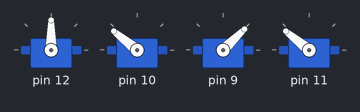
Recording of a sketch running on a simulated Arduino Uno, built with avr-gcc and run on an emulated ATmega328P. Parts: 4 × servo.

Above: at 0.1 s.
At 1.6 s:
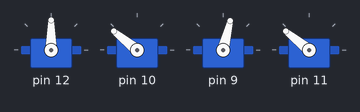
At 3.1 s:
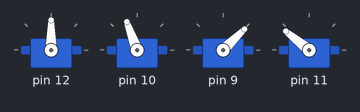
At 5.8 s:
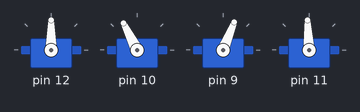
At 6.4 s:
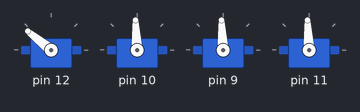
At 13.4 s:
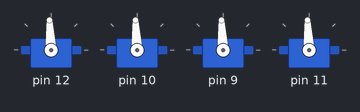
Timing chart, 0 to 14.9 s (numbered marks = the images above):
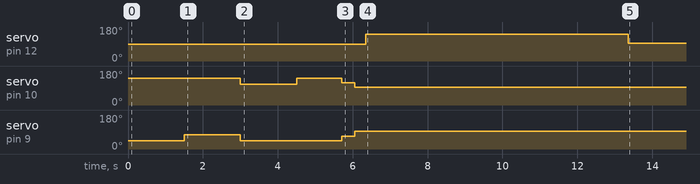

The sketch:

lift.ino
```cpp
#define LIFTBOT
#include "lib/motor.h"

VexMotor LeftMotor(LEFTMOTORPIN, LEFTREVERSED, 1);
VexMotor RightMotor(RIGHTMOTORPIN, RIGHTREVERSED, 1);
VexMotor LiftMotor(LIFTMOTORPIN, LIFTREVERSED, 1);
VexMotor WinchMotor(WINCHMOTORPIN, WINCHREVERSED, 1);


void setup() {
  Serial.begin(9600);
  WinchMotor.init();
  LeftMotor.init();
  RightMotor.init();
  LiftMotor.init();

  //Drive off starting patform
  LeftMotor.VexMotorWrite(100);
  RightMotor.VexMotorWrite(100);
  LiftMotor.VexMotorWrite(100);
  delay(1500);

  //Turn right
  LeftMotor.VexMotorWrite(100);
  RightMotor.VexMotorWrite(35);
  delay(1500);

  //Turn left
  LeftMotor.VexMotorWrite(35);
  RightMotor.VexMotorWrite(100);
  delay(1500);

  //Approach wall
  LeftMotor.VexMotorWrite(100);
  RightMotor.VexMotorWrite(100);
  delay(1200);

  //Press against wall
  LiftMotor.VexMotorWrite(0);
  RightMotor.VexMotorWrite(50);
  LeftMotor.VexMotorWrite(50);
  delay(350);

  //Stop
  RightMotor.VexMotorWrite(0);
  LeftMotor.VexMotorWrite(0);
  LiftMotor.VexMotorWrite(0);

  //Wait a little
  delay(300);

  //Drive winch, drop minibot
  WinchMotor.VexMotorWrite(100); // +ve

  delay(7000);

  //at the bottom, stop winch
  WinchMotor.VexMotorWrite(0);

}

void loop() {}
```

Measured:
- by itself, servo on pin 12: 90° → 141° at 6.4 s, → 93° 7.0 s later
